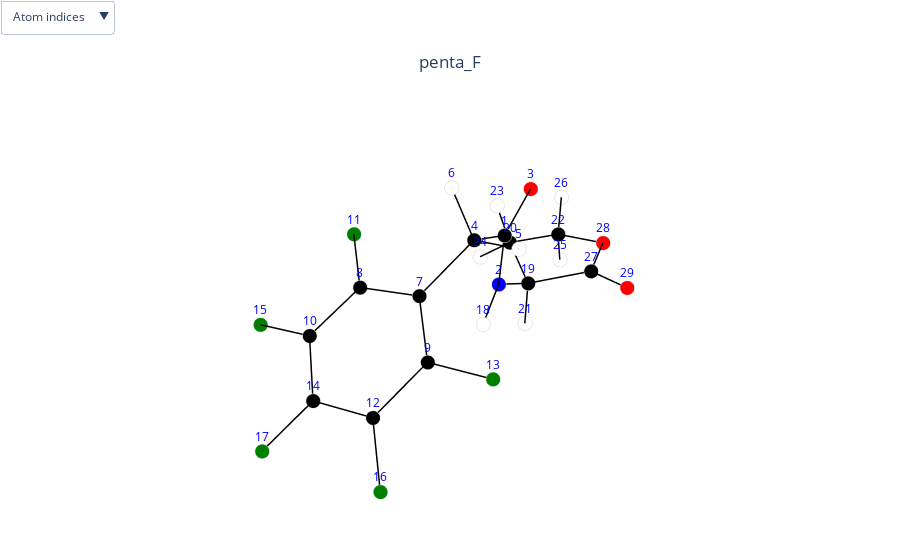

Write notebook code for a chart like this one.
### Markdown cell above
Great now lets use visualize_molecules to see the first molecule of the set.

You can use the dropdown menu for more options.

### Code cell
mols.visualize_molecules([11])

### Figure 1 — Plotly figure (JSON) as saved in the notebook; plotly's stock layout.template omitted (floating-point values rounded to 4 significant figures)
{"data": [{"marker": {"color": ["black", "blue", "red", "black", "white", "white", "black", "black", "black", "black", "green", "black", "green", "black", "green", "green", "green", "white", "black", "black", "white", "black", "white", "white", "white", "white", "black", "red", "red"], "line": {"color": "lightgray", "width": 2}, "size": 5}, "mode": "markers", "name": "atoms", "text": ["C", "N", "O", "C", "H", "H", "C", "C", "C", "C", "F", "C", "F", "C", "F", "F", "F", "H", "C", "C", "H", "C", "H", "H", "H", "H", "C", "O", "O"], "type": "scatter3d", "x": [-1.369, -1.381, -2.357, -0.0447, -0.1308, 0.006648, 1.189, 1.639, 1.93, 2.772, 0.9582, 3.072, 1.554, 3.492, 3.173, 3.76, 4.579, -0.5775, -2.633, -3.388, -2.443, -4.841, -3.214, -3.109, -5.177, -5.535, -3.656, -4.882, -3.431], "y": [0.09682, -0.04068, -0.07374, 0.4994, 1.56, -0.04577, 0.2548, -1.039, 1.285, -1.307, -2.061, 1.049, 2.548, -0.2531, -2.553, 2.056, -0.4931, 0.258, -0.2129, -1.514, -0.08515, -1.072, -1.834, -2.312, -1.188, -1.584, 0.8668, 0.3239, 2.015], "z": [1.087, -0.2667, 1.763, 1.729, 1.968, 2.671, 0.9114, 0.6801, 0.3524, -0.06405, 1.191, -0.3975, 0.5338, -0.6055, -0.2643, -0.9134, -1.321, -0.792, -0.9571, -0.6998, -2.025, -0.8859, 0.3242, -1.383, -1.918, -0.225, -0.5735, -0.5594, -0.3606]}, {"hoverinfo": "none", "line": {"color": "black", "width": 3}, "mode": "lines", "name": "bonds", "type": "scatter3d", "x": [-1.369, -1.381, null, -0.0447, -0.1308, null, 1.189, 1.639, null, -2.633, -3.388, null, -3.656, -4.882, null, -1.369, -2.357, null, -0.0447, 0.006648, null, 1.93, 1.189, null, 2.772, 1.639, null, 3.072, 3.492, null, -2.633, -2.443, null, -3.388, -4.841, null, -3.656, -3.431, null, -1.369, -0.0447, null, -0.0447, 1.189, null, 0.9582, 1.639, null, 1.93, 3.072, null, 4.579, 3.492, null, -3.388, -3.214, null, -5.177, -4.841, null, 1.93, 1.554, null, 2.772, 3.492, null, 3.072, 3.76, null, -3.388, -3.109, null, -5.535, -4.841, null, 2.772, 3.173, null, -4.882, -4.841, null, -2.633, -3.656, null, -1.381, -2.633, null, -0.5775, -1.381, null], "y": [0.09682, -0.04068, null, 0.4994, 1.56, null, 0.2548, -1.039, null, -0.2129, -1.514, null, 0.8668, 0.3239, null, 0.09682, -0.07374, null, 0.4994, -0.04577, null, 1.285, 0.2548, null, -1.307, -1.039, null, 1.049, -0.2531, null, -0.2129, -0.08515, null, -1.514, -1.072, null, 0.8668, 2.015, null, 0.09682, 0.4994, null, 0.4994, 0.2548, null, -2.061, -1.039, null, 1.285, 1.049, null, -0.4931, -0.2531, null, -1.514, -1.834, null, -1.188, -1.072, null, 1.285, 2.548, null, -1.307, -0.2531, null, 1.049, 2.056, null, -1.514, -2.312, null, -1.584, -1.072, null, -1.307, -2.553, null, 0.3239, -1.072, null, -0.2129, 0.8668, null, -0.04068, -0.2129, null, 0.258, -0.04068, null], "z": [1.087, -0.2667, null, 1.729, 1.968, null, 0.9114, 0.6801, null, -0.9571, -0.6998, null, -0.5735, -0.5594, null, 1.087, 1.763, null, 1.729, 2.671, null, 0.3524, 0.9114, null, -0.06405, 0.6801, null, -0.3975, -0.6055, null, -0.9571, -2.025, null, -0.6998, -0.8859, null, -0.5735, -0.3606, null, 1.087, 1.729, null, 1.729, 0.9114, null, 1.191, 0.6801, null, 0.3524, -0.3975, null, -1.321, -0.6055, null, -0.6998, 0.3242, null, -1.918, -0.8859, null, 0.3524, 0.5338, null, -0.06405, -0.6055, null, -0.3975, -0.9134, null, -0.6998, -1.383, null, -0.225, -0.8859, null, -0.06405, -0.2643, null, -0.5594, -0.8859, null, -0.9571, -0.5735, null, -0.2667, -0.9571, null, -0.792, -0.2667, null]}, {"line": {"color": "red", "width": 8}, "mode": "lines", "name": "Dipole X", "showlegend": true, "type": "scatter3d", "visible": false, "x": [0, 2.725], "y": [0, 0], "z": [0, 0]}, {"anchor": "tip", "colorscale": [[0, "red"], [1, "red"]], "name": "Dipole X", "showlegend": false, "showscale": false, "sizemode": "scaled", "sizeref": 0.2, "type": "cone", "u": [2.875], "v": [0], "visible": false, "w": [0], "x": [2.875], "y": [0], "z": [0]}, {"line": {"color": "green", "width": 8}, "mode": "lines", "name": "Dipole Y", "showlegend": true, "type": "scatter3d", "visible": false, "x": [0, 0], "y": [0, -6.602], "z": [0, 0]}, {"anchor": "tip", "colorscale": [[0, "green"], [1, "green"]], "name": "Dipole Y", "showlegend": false, "showscale": false, "sizemode": "scaled", "sizeref": 0.2, "type": "cone", "u": [0], "v": [-6.752], "visible": false, "w": [0], "x": [0], "y": [-6.752], "z": [0]}, {"line": {"color": "blue", "width": 8}, "mode": "lines", "name": "Dipole Z", "showlegend": true, "type": "scatter3d", "visible": false, "x": [0, 0], "y": [0, 0], "z": [0, -4.401]}, {"anchor": "tip", "colorscale": [[0, "blue"], [1, "blue"]], "name": "Dipole Z", "showlegend": false, "showscale": false, "sizemode": "scaled", "sizeref": 0.2, "type": "cone", "u": [0], "v": [0], "visible": false, "w": [-4.551], "x": [0], "y": [0], "z": [-4.551]}, {"line": {"color": "purple", "width": 8}, "mode": "lines", "name": "Total Dipole", "showlegend": true, "type": "scatter3d", "visible": false, "x": [0, 2.825], "y": [0, -6.635], "z": [0, -4.472]}, {"anchor": "tip", "colorscale": [[0, "purple"], [1, "purple"]], "name": "Total Dipole", "showlegend": false, "showscale": false, "sizemode": "scaled", "sizeref": 0.2, "type": "cone", "u": [2.875], "v": [-6.752], "visible": false, "w": [-4.551], "x": [2.875], "y": [-6.752], "z": [-4.551]}], "layout": {"margin": {"b": 0, "l": 0, "r": 0, "t": 0}, "scene": {"annotations": [{"font": {"color": "blue"}, "showarrow": false, "text": "1", "x": -1.369, "y": 0.09682, "yshift": 15, "z": 1.087}, {"font": {"color": "blue"}, "showarrow": false, "text": "2", "x": -1.381, "y": -0.04068, "yshift": 15, "z": -0.2667}, {"font": {"color": "blue"}, "showarrow": false, "text": "3", "x": -2.357, "y": -0.07374, "yshift": 15, "z": 1.763}, {"font": {"color": "blue"}, "showarrow": false, "text": "4", "x": -0.0447, "y": 0.4994, "yshift": 15, "z": 1.729}, {"font": {"color": "blue"}, "showarrow": false, "text": "5", "x": -0.1308, "y": 1.56, "yshift": 15, "z": 1.968}, {"font": {"color": "blue"}, "showarrow": false, "text": "6", "x": 0.006648, "y": -0.04577, "yshift": 15, "z": 2.671}, {"font": {"color": "blue"}, "showarrow": false, "text": "7", "x": 1.189, "y": 0.2548, "yshift": 15, "z": 0.9114}, {"font": {"color": "blue"}, "showarrow": false, "text": "8", "x": 1.639, "y": -1.039, "yshift": 15, "z": 0.6801}, {"font": {"color": "blue"}, "showarrow": false, "text": "9", "x": 1.93, "y": 1.285, "yshift": 15, "z": 0.3524}, {"font": {"color": "blue"}, "showarrow": false, "text": "10", "x": 2.772, "y": -1.307, "yshift": 15, "z": -0.06405}, {"font": {"color": "blue"}, "showarrow": false, "text": "11", "x": 0.9582, "y": -2.061, "yshift": 15, "z": 1.191}, {"font": {"color": "blue"}, "showarrow": false, "text": "12", "x": 3.072, "y": 1.049, "yshift": 15, "z": -0.3975}, {"font": {"color": "blue"}, "showarrow": false, "text": "13", "x": 1.554, "y": 2.548, "yshift": 15, "z": 0.5338}, {"font": {"color": "blue"}, "showarrow": false, "text": "14", "x": 3.492, "y": -0.2531, "yshift": 15, "z": -0.6055}, {"font": {"color": "blue"}, "showarrow": false, "text": "15", "x": 3.173, "y": -2.553, "yshift": 15, "z": -0.2643}, {"font": {"color": "blue"}, "showarrow": false, "text": "16", "x": 3.76, "y": 2.056, "yshift": 15, "z": -0.9134}, {"font": {"color": "blue"}, "showarrow": false, "text": "17", "x": 4.579, "y": -0.4931, "yshift": 15, "z": -1.321}, {"font": {"color": "blue"}, "showarrow": false, "text": "18", "x": -0.5775, "y": 0.258, "yshift": 15, "z": -0.792}, {"font": {"color": "blue"}, "showarrow": false, "text": "19", "x": -2.633, "y": -0.2129, "yshift": 15, "z": -0.9571}, {"font": {"color": "blue"}, "showarrow": false, "text": "20", "x": -3.388, "y": -1.514, "yshift": 15, "z": -0.6998}, {"font": {"color": "blue"}, "showarrow": false, "text": "21", "x": -2.443, "y": -0.08515, "yshift": 15, "z": -2.025}, {"font": {"color": "blue"}, "showarrow": false, "text": "22", "x": -4.841, "y": -1.072, "yshift": 15, "z": -0.8859}, {"font": {"color": "blue"}, "showarrow": false, "text": "23", "x": -3.214, "y": -1.834, "yshift": 15, "z": 0.3242}, {"font": {"color": "blue"}, "showarrow": false, "text": "24", "x": -3.109, "y": -2.312, "yshift": 15, "z": -1.383}, {"font": {"color": "blue"}, "showarrow": false, "text": "25", "x": -5.177, "y": -1.188, "yshift": 15, "z": -1.918}, {"font": {"color": "blue"}, "showarrow": false, "text": "26", "x": -5.535, "y": -1.584, "yshift": 15, "z": -0.225}, {"font": {"color": "blue"}, "showarrow": false, "text": "27", "x": -3.656, "y": 0.8668, "yshift": 15, "z": -0.5735}, {"font": {"color": "blue"}, "showarrow": false, "text": "28", "x": -4.882, "y": 0.3239, "yshift": 15, "z": -0.5594}, {"font": {"color": "blue"}, "showarrow": false, "text": "29", "x": -3.431, "y": 2.015, "yshift": 15, "z": -0.3606}], "xaxis": {"showbackground": false, "showgrid": false, "showticklabels": false, "title": {"font": {"color": "white"}, "text": "X"}, "zeroline": false}, "yaxis": {"showbackground": false, "showgrid": false, "showticklabels": false, "title": {"font": {"color": "white"}, "text": "Y"}, "zeroline": false}, "zaxis": {"showbackground": false, "showgrid": false, "showticklabels": false, "title": {"font": {"color": "white"}, "text": "Z"}, "zeroline": false}}, "showlegend": false, "title": {"text": "penta_F", "x": 0.5, "xanchor": "center", "y": 0.9, "yanchor": "top"}, "updatemenus": [{"buttons": [{"args": [{"scene.annotations": [{"font": {"color": "blue"}, "showarrow": false, "text": "1", "x": -1.369, "y": 0.09682, "yshift": 15, "z": 1.087}, {"font": {"color": "blue"}, "showarrow": false, "text": "2", "x": -1.381, "y": -0.04068, "yshift": 15, "z": -0.2667}, {"font": {"color": "blue"}, "showarrow": false, "text": "3", "x": -2.357, "y": -0.07374, "yshift": 15, "z": 1.763}, {"font": {"color": "blue"}, "showarrow": false, "text": "4", "x": -0.0447, "y": 0.4994, "yshift": 15, "z": 1.729}, {"font": {"color": "blue"}, "showarrow": false, "text": "5", "x": -0.1308, "y": 1.56, "yshift": 15, "z": 1.968}, {"font": {"color": "blue"}, "showarrow": false, "text": "6", "x": 0.006648, "y": -0.04577, "yshift": 15, "z": 2.671}, {"font": {"color": "blue"}, "showarrow": false, "text": "7", "x": 1.189, "y": 0.2548, "yshift": 15, "z": 0.9114}, {"font": {"color": "blue"}, "showarrow": false, "text": "8", "x": 1.639, "y": -1.039, "yshift": 15, "z": 0.6801}, {"font": {"color": "blue"}, "showarrow": false, "text": "9", "x": 1.93, "y": 1.285, "yshift": 15, "z": 0.3524}, {"font": {"color": "blue"}, "showarrow": false, "text": "10", "x": 2.772, "y": -1.307, "yshift": 15, "z": -0.06405}, {"font": {"color": "blue"}, "showarrow": false, "text": "11", "x": 0.9582, "y": -2.061, "yshift": 15, "z": 1.191}, {"font": {"color": "blue"}, "showarrow": false, "text": "12", "x": 3.072, "y": 1.049, "yshift": 15, "z": -0.3975}, {"font": {"color": "blue"}, "showarrow": false, "text": "13", "x": 1.554, "y": 2.548, "yshift": 15, "z": 0.5338}, {"font": {"color": "blue"}, "showarrow": false, "text": "14", "x": 3.492, "y": -0.2531, "yshift": 15, "z": -0.6055}, {"font": {"color": "blue"}, "showarrow": false, "text": "15", "x": 3.173, "y": -2.553, "yshift": 15, "z": -0.2643}, {"font": {"color": "blue"}, "showarrow": false, "text": "16", "x": 3.76, "y": 2.056, "yshift": 15, "z": -0.9134}, {"font": {"color": "blue"}, "showarrow": false, "text": "17", "x": 4.579, "y": -0.4931, "yshift": 15, "z": -1.321}, {"font": {"color": "blue"}, "showarrow": false, "text": "18", "x": -0.5775, "y": 0.258, "yshift": 15, "z": -0.792}, {"font": {"color": "blue"}, "showarrow": false, "text": "19", "x": -2.633, "y": -0.2129, "yshift": 15, "z": -0.9571}, {"font": {"color": "blue"}, "showarrow": false, "text": "20", "x": -3.388, "y": -1.514, "yshift": 15, "z": -0.6998}, {"font": {"color": "blue"}, "showarrow": false, "text": "21", "x": -2.443, "y": -0.08515, "yshift": 15, "z": -2.025}, {"font": {"color": "blue"}, "showarrow": false, "text": "22", "x": -4.841, "y": -1.072, "yshift": 15, "z": -0.8859}, {"font": {"color": "blue"}, "showarrow": false, "text": "23", "x": -3.214, "y": -1.834, "yshift": 15, "z": 0.3242}, {"font": {"color": "blue"}, "showarrow": false, "text": "24", "x": -3.109, "y": -2.312, "yshift": 15, "z": -1.383}, {"font": {"color": "blue"}, "showarrow": false, "text": "25", "x": -5.177, "y": -1.188, "yshift": 15, "z": -1.918}, {"font": {"color": "blue"}, "showarrow": false, "text": "26", "x": -5.535, "y": -1.584, "yshift": 15, "z": -0.225}, {"font": {"color": "blue"}, "showarrow": false, "text": "27", "x": -3.656, "y": 0.8668, "yshift": 15, "z": -0.5735}, {"font": {"color": "blue"}, "showarrow": false, "text": "28", "x": -4.882, "y": 0.3239, "yshift": 15, "z": -0.5594}, {"font": {"color": "blue"}, "showarrow": false, "text": "29", "x": -3.431, "y": 2.015, "yshift": 15, "z": -0.3606}]}], "label": "Atom indices", "method": "relayout"}, {"args": [{"scene.annotations": [{"showarrow": false, "text": "1.36", "x": -1.375, "y": 0.02807, "yshift": 10, "z": 0.41}, {"showarrow": false, "text": "1.09", "x": -0.08776, "y": 1.029, "yshift": 10, "z": 1.849}, {"showarrow": false, "text": "1.39", "x": 1.414, "y": -0.3919, "yshift": 10, "z": 0.7957}, {"showarrow": false, "text": "1.53", "x": -3.01, "y": -0.8633, "yshift": 10, "z": -0.8284}, {"showarrow": false, "text": "1.34", "x": -4.269, "y": 0.5954, "yshift": 10, "z": -0.5664}, {"showarrow": false, "text": "1.21", "x": -1.863, "y": 0.01154, "yshift": 10, "z": 1.425}, {"showarrow": false, "text": "1.09", "x": -0.01903, "y": 0.2268, "yshift": 10, "z": 2.2}, {"showarrow": false, "text": "1.39", "x": 1.56, "y": 0.7699, "yshift": 10, "z": 0.6319}, {"showarrow": false, "text": "1.38", "x": 2.205, "y": -1.173, "yshift": 10, "z": 0.308}, {"showarrow": false, "text": "1.38", "x": 3.282, "y": 0.3978, "yshift": 10, "z": -0.5015}, {"showarrow": false, "text": "1.09", "x": -2.538, "y": -0.149, "yshift": 10, "z": -1.491}, {"showarrow": false, "text": "1.53", "x": -4.114, "y": -1.293, "yshift": 10, "z": -0.7928}, {"showarrow": false, "text": "1.19", "x": -3.543, "y": 1.441, "yshift": 10, "z": -0.467}, {"showarrow": false, "text": "1.53", "x": -0.7066, "y": 0.2981, "yshift": 10, "z": 1.408}, {"showarrow": false, "text": "1.5", "x": 0.5722, "y": 0.3771, "yshift": 10, "z": 1.32}, {"showarrow": false, "text": "1.33", "x": 1.298, "y": -1.55, "yshift": 10, "z": 0.9357}, {"showarrow": false, "text": "1.39", "x": 2.501, "y": 1.167, "yshift": 10, "z": -0.02254}, {"showarrow": false, "text": "1.32", "x": 4.035, "y": -0.3731, "yshift": 10, "z": -0.963}, {"showarrow": false, "text": "1.09", "x": -3.301, "y": -1.674, "yshift": 10, "z": -0.1878}, {"showarrow": false, "text": "1.09", "x": -5.009, "y": -1.13, "yshift": 10, "z": -1.402}, {"showarrow": false, "text": "1.33", "x": 1.742, "y": 1.917, "yshift": 10, "z": 0.4431}, {"showarrow": false, "text": "1.39", "x": 3.132, "y": -0.7799, "yshift": 10, "z": -0.3348}, {"showarrow": false, "text": "1.32", "x": 3.416, "y": 1.552, "yshift": 10, "z": -0.6555}, {"showarrow": false, "text": "1.09", "x": -3.248, "y": -1.913, "yshift": 10, "z": -1.042}, {"showarrow": false, "text": "1.09", "x": -5.188, "y": -1.328, "yshift": 10, "z": -0.5555}, {"showarrow": false, "text": "1.32", "x": 2.973, "y": -1.93, "yshift": 10, "z": -0.1642}, {"showarrow": false, "text": "1.43", "x": -4.861, "y": -0.374, "yshift": 10, "z": -0.7226}, {"showarrow": false, "text": "1.54", "x": -3.144, "y": 0.3269, "yshift": 10, "z": -0.7653}, {"showarrow": false, "text": "1.44", "x": -2.007, "y": -0.1268, "yshift": 10, "z": -0.6119}, {"showarrow": false, "text": "1.01", "x": -0.9794, "y": 0.1086, "yshift": 10, "z": -0.5294}]}], "label": "Bond lengths", "method": "relayout"}, {"args": [{"scene.annotations": [{"font": {"color": "blue"}, "showarrow": false, "text": "1", "x": -1.369, "y": 0.09682, "yshift": 15, "z": 1.087}, {"font": {"color": "blue"}, "showarrow": false, "text": "2", "x": -1.381, "y": -0.04068, "yshift": 15, "z": -0.2667}, {"font": {"color": "blue"}, "showarrow": false, "text": "3", "x": -2.357, "y": -0.07374, "yshift": 15, "z": 1.763}, {"font": {"color": "blue"}, "showarrow": false, "text": "4", "x": -0.0447, "y": 0.4994, "yshift": 15, "z": 1.729}, {"font": {"color": "blue"}, "showarrow": false, "text": "5", "x": -0.1308, "y": 1.56, "yshift": 15, "z": 1.968}, {"font": {"color": "blue"}, "showarrow": false, "text": "6", "x": 0.006648, "y": -0.04577, "yshift": 15, "z": 2.671}, {"font": {"color": "blue"}, "showarrow": false, "text": "7", "x": 1.189, "y": 0.2548, "yshift": 15, "z": 0.9114}, {"font": {"color": "blue"}, "showarrow": false, "text": "8", "x": 1.639, "y": -1.039, "yshift": 15, "z": 0.6801}, {"font": {"color": "blue"}, "showarrow": false, "text": "9", "x": 1.93, "y": 1.285, "yshift": 15, "z": 0.3524}, {"font": {"color": "blue"}, "showarrow": false, "text": "10", "x": 2.772, "y": -1.307, "yshift": 15, "z": -0.06405}, {"font": {"color": "blue"}, "showarrow": false, "text": "11", "x": 0.9582, "y": -2.061, "yshift": 15, "z": 1.191}, {"font": {"color": "blue"}, "showarrow": false, "text": "12", "x": 3.072, "y": 1.049, "yshift": 15, "z": -0.3975}, {"font": {"color": "blue"}, "showarrow": false, "text": "13", "x": 1.554, "y": 2.548, "yshift": 15, "z": 0.5338}, {"font": {"color": "blue"}, "showarrow": false, "text": "14", "x": 3.492, "y": -0.2531, "yshift": 15, "z": -0.6055}, {"font": {"color": "blue"}, "showarrow": false, "text": "15", "x": 3.173, "y": -2.553, "yshift": 15, "z": -0.2643}, {"font": {"color": "blue"}, "showarrow": false, "text": "16", "x": 3.76, "y": 2.056, "yshift": 15, "z": -0.9134}, {"font": {"color": "blue"}, "showarrow": false, "text": "17", "x": 4.579, "y": -0.4931, "yshift": 15, "z": -1.321}, {"font": {"color": "blue"}, "showarrow": false, "text": "18", "x": -0.5775, "y": 0.258, "yshift": 15, "z": -0.792}, {"font": {"color": "blue"}, "showarrow": false, "text": "19", "x": -2.633, "y": -0.2129, "yshift": 15, "z": -0.9571}, {"font": {"color": "blue"}, "showarrow": false, "text": "20", "x": -3.388, "y": -1.514, "yshift": 15, "z": -0.6998}, {"font": {"color": "blue"}, "showarrow": false, "text": "21", "x": -2.443, "y": -0.08515, "yshift": 15, "z": -2.025}, {"font": {"color": "blue"}, "showarrow": false, "text": "22", "x": -4.841, "y": -1.072, "yshift": 15, "z": -0.8859}, {"font": {"color": "blue"}, "showarrow": false, "text": "23", "x": -3.214, "y": -1.834, "yshift": 15, "z": 0.3242}, {"font": {"color": "blue"}, "showarrow": false, "text": "24", "x": -3.109, "y": -2.312, "yshift": 15, "z": -1.383}, {"font": {"color": "blue"}, "showarrow": false, "text": "25", "x": -5.177, "y": -1.188, "yshift": 15, "z": -1.918}, {"font": {"color": "blue"}, "showarrow": false, "text": "26", "x": -5.535, "y": -1.584, "yshift": 15, "z": -0.225}, {"font": {"color": "blue"}, "showarrow": false, "text": "27", "x": -3.656, "y": 0.8668, "yshift": 15, "z": -0.5735}, {"font": {"color": "blue"}, "showarrow": false, "text": "28", "x": -4.882, "y": 0.3239, "yshift": 15, "z": -0.5594}, {"font": {"color": "blue"}, "showarrow": false, "text": "29", "x": -3.431, "y": 2.015, "yshift": 15, "z": -0.3606}, {"showarrow": false, "text": "1.36", "x": -1.375, "y": 0.02807, "yshift": 10, "z": 0.41}, {"showarrow": false, "text": "1.09", "x": -0.08776, "y": 1.029, "yshift": 10, "z": 1.849}, {"showarrow": false, "text": "1.39", "x": 1.414, "y": -0.3919, "yshift": 10, "z": 0.7957}, {"showarrow": false, "text": "1.53", "x": -3.01, "y": -0.8633, "yshift": 10, "z": -0.8284}, {"showarrow": false, "text": "1.34", "x": -4.269, "y": 0.5954, "yshift": 10, "z": -0.5664}, {"showarrow": false, "text": "1.21", "x": -1.863, "y": 0.01154, "yshift": 10, "z": 1.425}, {"showarrow": false, "text": "1.09", "x": -0.01903, "y": 0.2268, "yshift": 10, "z": 2.2}, {"showarrow": false, "text": "1.39", "x": 1.56, "y": 0.7699, "yshift": 10, "z": 0.6319}, {"showarrow": false, "text": "1.38", "x": 2.205, "y": -1.173, "yshift": 10, "z": 0.308}, {"showarrow": false, "text": "1.38", "x": 3.282, "y": 0.3978, "yshift": 10, "z": -0.5015}, {"showarrow": false, "text": "1.09", "x": -2.538, "y": -0.149, "yshift": 10, "z": -1.491}, {"showarrow": false, "text": "1.53", "x": -4.114, "y": -1.293, "yshift": 10, "z": -0.7928}, {"showarrow": false, "text": "1.19", "x": -3.543, "y": 1.441, "yshift": 10, "z": -0.467}, {"showarrow": false, "text": "1.53", "x": -0.7066, "y": 0.2981, "yshift": 10, "z": 1.408}, {"showarrow": false, "text": "1.5", "x": 0.5722, "y": 0.3771, "yshift": 10, "z": 1.32}, {"showarrow": false, "text": "1.33", "x": 1.298, "y": -1.55, "yshift": 10, "z": 0.9357}, {"showarrow": false, "text": "1.39", "x": 2.501, "y": 1.167, "yshift": 10, "z": -0.02254}, {"showarrow": false, "text": "1.32", "x": 4.035, "y": -0.3731, "yshift": 10, "z": -0.963}, {"showarrow": false, "text": "1.09", "x": -3.301, "y": -1.674, "yshift": 10, "z": -0.1878}, {"showarrow": false, "text": "1.09", "x": -5.009, "y": -1.13, "yshift": 10, "z": -1.402}, {"showarrow": false, "text": "1.33", "x": 1.742, "y": 1.917, "yshift": 10, "z": 0.4431}, {"showarrow": false, "text": "1.39", "x": 3.132, "y": -0.7799, "yshift": 10, "z": -0.3348}, {"showarrow": false, "text": "1.32", "x": 3.416, "y": 1.552, "yshift": 10, "z": -0.6555}, {"showarrow": false, "text": "1.09", "x": -3.248, "y": -1.913, "yshift": 10, "z": -1.042}, {"showarrow": false, "text": "1.09", "x": -5.188, "y": -1.328, "yshift": 10, "z": -0.5555}, {"showarrow": false, "text": "1.32", "x": 2.973, "y": -1.93, "yshift": 10, "z": -0.1642}, {"showarrow": false, "text": "1.43", "x": -4.861, "y": -0.374, "yshift": 10, "z": -0.7226}, {"showarrow": false, "text": "1.54", "x": -3.144, "y": 0.3269, "yshift": 10, "z": -0.7653}, {"showarrow": false, "text": "1.44", "x": -2.007, "y": -0.1268, "yshift": 10, "z": -0.6119}, {"showarrow": false, "text": "1.01", "x": -0.9794, "y": 0.1086, "yshift": 10, "z": -0.5294}]}], "label": "Both", "method": "relayout"}, {"args": [{"scene.annotations": []}], "label": "Hide all", "method": "relayout"}, {"args": [{"visible": [true, true, true, true, true, true, true, true, true, true]}, {}], "label": "Show dipole", "method": "update"}, {"args": [{"visible": [true, true, false, false, false, false, false, false, false, false]}, {}], "label": "Hide dipole", "method": "update"}], "direction": "down", "xanchor": "left", "yanchor": "top"}]}}
